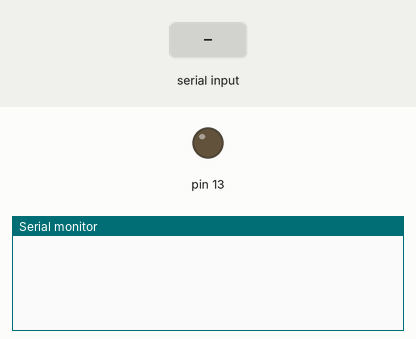
Bench run of a sketch on a simulated Arduino Uno, built with avr-gcc and run on an emulated ATmega328P. Parts: output pins drawn as LEDs (lit = HIGH), the last lines printed to the serial monitor. The inputs (shaded band) are chosen by the test bench.

Above: at 1.2 s.
1.3 s: "ra" received over Serial
At 2.9 s:
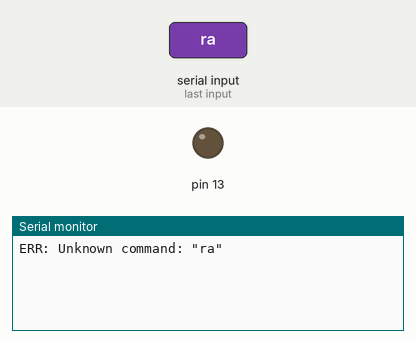
3.8 s: "90,45\n" received over Serial
At 6.0 s:
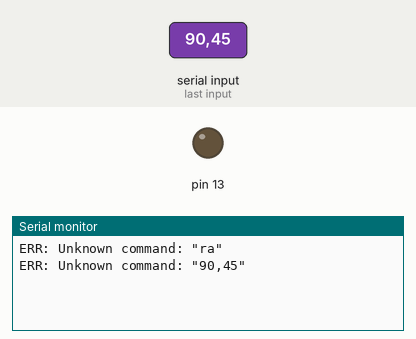
6.3 s: "0\n" received over Serial
At 7.9 s:
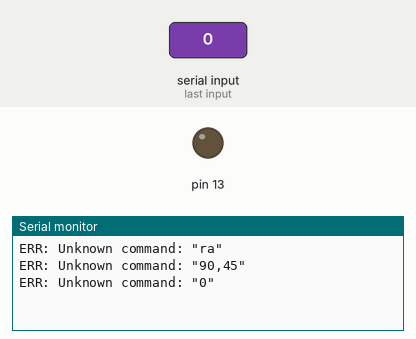

Measured:
- after the input at 1.3 s, the serial monitor: prints a new line after 1.0 s (image 1)
- after the input at 3.8 s, the serial monitor: prints a new line after 1.0 s (image 2)
- after the input at 6.3 s, the serial monitor: prints a new line after 1.0 s (image 3)

The sketch:

sketch_mar25a.ino
```cpp
void setup() {
  Serial.begin(9600);
  pinMode(13, OUTPUT);
}

void loop() {
  digitalWrite(13, LOW);
  if (Serial.available() == 0) return;

  String command = Serial.readString();
  command.trim();

  if (command.startsWith("ra")) {
    digitalWrite(13, HIGH);

    int port = 0;
    if (sscanf(command.c_str(), "%*3c%d", &port) == 1) {
      int val = analogRead(A0);
      Serial.print("analog ");
      Serial.print(port);
      Serial.print(" ");
      Serial.println(val);
      return;
    }
  }
  Serial.println("ERR: Unknown command: \"" + command + "\"");
}
```
